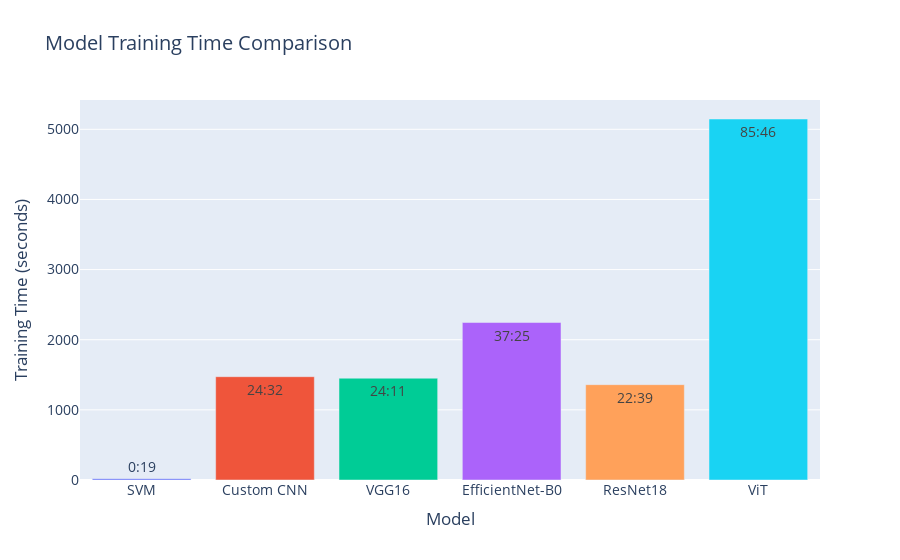

Notebook cell for this chart:
### Markdown cell above
**Plot bar plot for training time**

### Code cell
# Convert seconds to minutes:seconds format
df['Training Time (m:s)'] = df['Training Time'].apply(lambda x: f"{int(x // 60)}:{int(x % 60):02d}")

# Create the interactive bar chart
fig = go.Figure(data=[go.Bar(
    x=df['Model'],
    y=df['Training Time'],
    text=df['Training Time (m:s)'],
    textposition='auto',
    hoverinfo='text',
    marker_color=px.colors.qualitative.Plotly
)])

fig.update_layout(
    title='Model Training Time Comparison',
    xaxis_title='Model',
    yaxis_title='Training Time (seconds)',
    font=dict(size=14)
)
fig.show()

### Figure 1 — Plotly figure (JSON) as saved in the notebook; plotly's stock layout.template omitted (floating-point values rounded to 4 significant figures)
{"data": [{"hoverinfo": "text", "marker": {"color": ["#636EFA", "#EF553B", "#00CC96", "#AB63FA", "#FFA15A", "#19D3F3", "#FF6692", "#B6E880", "#FF97FF", "#FECB52"]}, "text": ["0:19", "24:32", "24:11", "37:25", "22:39", "85:46"], "textposition": "auto", "type": "bar", "x": ["SVM", "Custom CNN", "VGG16", "EfficientNet-B0", "ResNet18", "ViT"], "y": [19.14, 1473.0, 1452.0, 2245.0, 1359.0, 5147.0]}], "layout": {"font": {"size": 14}, "title": {"text": "Model Training Time Comparison"}, "xaxis": {"title": {"text": "Model"}}, "yaxis": {"title": {"text": "Training Time (seconds)"}}}}
